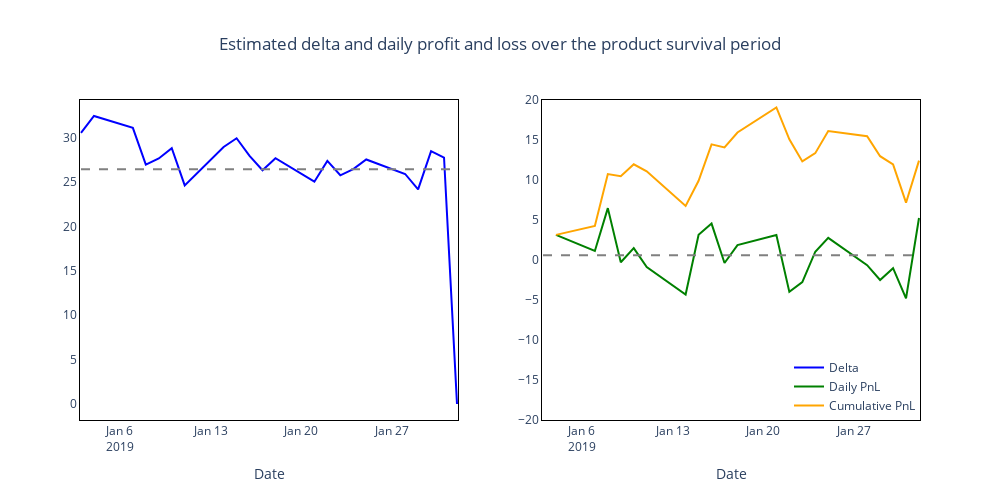

This figure's notebook cell:
### Code cell
SFD500.plot_delta_pnl(hedge_result["delta"], hedge_result["PnL"], hedge_result["cumulative PnL"], linewidth = 2)

### Figure 1 — Plotly figure (JSON) as saved in the notebook; plotly's stock layout.template omitted (floating-point values rounded to 4 significant figures)
{"data": [{"line": {"color": "blue", "width": 2}, "name": "Delta", "type": "scatter", "x": ["2019-01-03T00:00:00", "2019-01-04T00:00:00", "2019-01-07T00:00:00", "2019-01-08T00:00:00", "2019-01-09T00:00:00", "2019-01-10T00:00:00", "2019-01-11T00:00:00", "2019-01-14T00:00:00", "2019-01-15T00:00:00", "2019-01-16T00:00:00", "2019-01-17T00:00:00", "2019-01-18T00:00:00", "2019-01-21T00:00:00", "2019-01-22T00:00:00", "2019-01-23T00:00:00", "2019-01-24T00:00:00", "2019-01-25T00:00:00", "2019-01-28T00:00:00", "2019-01-29T00:00:00", "2019-01-30T00:00:00", "2019-01-31T00:00:00", "2019-02-01T00:00:00"], "xaxis": "x", "y": [30.54, 32.45, 31.12, 26.98, 27.66, 28.83, 24.64, 28.96, 29.94, 27.96, 26.34, 27.7, 25.05, 27.39, 25.77, 26.48, 27.55, 25.92, 24.18, 28.5, 27.77, 0], "yaxis": "y"}, {"line": {"color": "green", "width": 2}, "name": "Daily PnL", "type": "scatter", "x": ["2019-01-03T00:00:00", "2019-01-04T00:00:00", "2019-01-07T00:00:00", "2019-01-08T00:00:00", "2019-01-09T00:00:00", "2019-01-10T00:00:00", "2019-01-11T00:00:00", "2019-01-14T00:00:00", "2019-01-15T00:00:00", "2019-01-16T00:00:00", "2019-01-17T00:00:00", "2019-01-18T00:00:00", "2019-01-21T00:00:00", "2019-01-22T00:00:00", "2019-01-23T00:00:00", "2019-01-24T00:00:00", "2019-01-25T00:00:00", "2019-01-28T00:00:00", "2019-01-29T00:00:00", "2019-01-30T00:00:00", "2019-01-31T00:00:00", "2019-02-01T00:00:00"], "xaxis": "x2", "y": [null, 3.143, 1.122, 6.482, -0.2762, 1.486, -0.8751, -4.323, 3.148, 4.548, -0.3742, 1.856, 3.134, -3.982, -2.77, 1.038, 2.767, -0.6464, -2.503, -1.022, -4.786, 5.253], "yaxis": "y2"}, {"line": {"color": "orange", "width": 2}, "name": "Cumulative PnL", "type": "scatter", "x": ["2019-01-03T00:00:00", "2019-01-04T00:00:00", "2019-01-07T00:00:00", "2019-01-08T00:00:00", "2019-01-09T00:00:00", "2019-01-10T00:00:00", "2019-01-11T00:00:00", "2019-01-14T00:00:00", "2019-01-15T00:00:00", "2019-01-16T00:00:00", "2019-01-17T00:00:00", "2019-01-18T00:00:00", "2019-01-21T00:00:00", "2019-01-22T00:00:00", "2019-01-23T00:00:00", "2019-01-24T00:00:00", "2019-01-25T00:00:00", "2019-01-28T00:00:00", "2019-01-29T00:00:00", "2019-01-30T00:00:00", "2019-01-31T00:00:00", "2019-02-01T00:00:00"], "xaxis": "x2", "y": [null, 3.143, 4.266, 10.75, 10.47, 11.96, 11.08, 6.759, 9.907, 14.46, 14.08, 15.94, 19.07, 15.09, 12.32, 13.36, 16.12, 15.48, 12.98, 11.95, 7.167, 12.42], "yaxis": "y2"}], "layout": {"autosize": false, "height": 500, "legend": {"x": 1, "xanchor": "right", "y": 0, "yanchor": "bottom"}, "plot_bgcolor": "rgba(0, 0, 0, 0)", "shapes": [{"line": {"color": "grey", "dash": "dash"}, "type": "line", "x0": "2019-01-03T00:00:00", "x1": "2019-02-01T00:00:00", "xref": "x", "y0": 26.44, "y1": 26.44, "yref": "y"}, {"line": {"color": "grey", "dash": "dash"}, "type": "line", "x0": "2019-01-03T00:00:00", "x1": "2019-02-01T00:00:00", "xref": "x2", "y0": 0.5914, "y1": 0.5914, "yref": "y2"}], "title": {"text": "Estimated delta and daily profit and loss over the product survival period", "x": 0.5}, "width": 1000, "xaxis": {"anchor": "y", "domain": [0, 0.45], "linecolor": "black", "mirror": true, "title": {"text": "Date"}}, "xaxis2": {"anchor": "y2", "domain": [0.55, 1], "linecolor": "black", "mirror": true, "title": {"text": "Date"}}, "yaxis": {"anchor": "x", "domain": [0, 1], "linecolor": "black", "mirror": true}, "yaxis2": {"anchor": "x2", "domain": [0, 1], "linecolor": "black", "mirror": true, "range": [-20, 20]}}}
